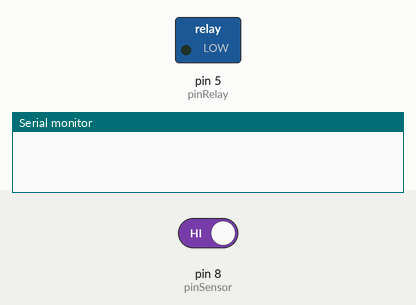
A sketch run on a simulated Arduino Uno, built with avr-gcc and run on an emulated ATmega328P. Shown: switched loads named in the sketch (green lamp = pin HIGH), the last lines printed to the serial monitor. Inputs (shaded band) come from the test bench; at power-on: pin 8 (pinSensor) HIGH.

Above: at 1.2 s.
1.3 s: pin 8 (pinSensor) driven LOW
At 2.3 s:
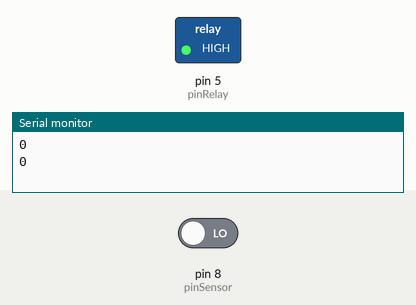
Timing chart, 0 to 4.3 s (numbered marks = the images above; inputs shaded):
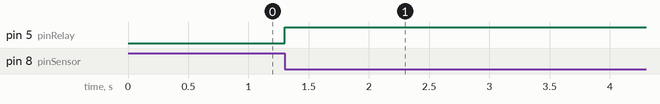

Measured:
- after the input at 1.3 s, pin 5 (pinRelay): LOW → HIGH at once

The sketch:

sensor.ino
```cpp
const int pinSensor = 8;
const int pinRelay = 5;

void setup(){
  Serial.begin(9600);
  pinMode(pinSensor, INPUT_PULLUP);
  pinMode(pinRelay, OUTPUT);
}

void loop()
{
  if(digitalRead(pinSensor) == HIGH){
    while(digitalRead(pinSensor) == HIGH){}
    digitalWrite(pinRelay, !digitalRead(pinRelay));
  }
  Serial.println(digitalRead(pinSensor));
  delay(500);
}
```
